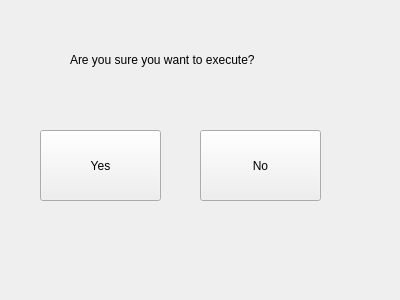
<?xml version="1.0" encoding="UTF-8"?>
<ui version="4.0">
 <class>PopWindowMP</class>
 <widget class="QWidget" name="PopWindowMP">
  <property name="geometry">
   <rect>
    <x>0</x>
    <y>0</y>
    <width>400</width>
    <height>300</height>
   </rect>
  </property>
  <property name="windowTitle">
   <string>Form</string>
  </property>
  <widget class="QPushButton" name="pushButton">
   <property name="geometry">
    <rect>
     <x>40</x>
     <y>130</y>
     <width>121</width>
     <height>71</height>
    </rect>
   </property>
   <property name="text">
    <string>Yes</string>
   </property>
  </widget>
  <widget class="QPushButton" name="pushButton_2">
   <property name="geometry">
    <rect>
     <x>200</x>
     <y>130</y>
     <width>121</width>
     <height>71</height>
    </rect>
   </property>
   <property name="text">
    <string>No</string>
   </property>
  </widget>
  <widget class="QLabel" name="label">
   <property name="geometry">
    <rect>
     <x>70</x>
     <y>39</y>
     <width>251</width>
     <height>41</height>
    </rect>
   </property>
   <property name="text">
    <string>Are you sure you want to execute?</string>
   </property>
  </widget>
 </widget>
 <resources/>
 <connections/>
</ui>
